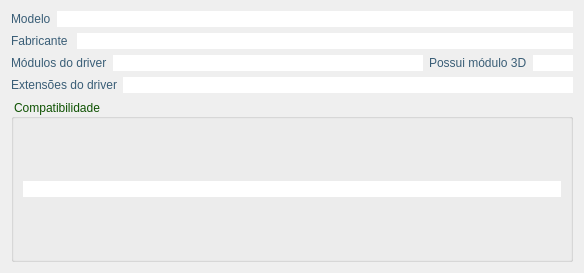
<?xml version="1.0" encoding="UTF-8"?>
<ui version="4.0">
 <class>videoFrame</class>
 <widget class="QFrame" name="videoFrame">
  <property name="geometry">
   <rect>
    <x>0</x>
    <y>0</y>
    <width>584</width>
    <height>273</height>
   </rect>
  </property>
  <property name="windowTitle">
   <string>Frame</string>
  </property>
  <property name="frameShape">
   <enum>QFrame::NoFrame</enum>
  </property>
  <property name="frameShadow">
   <enum>QFrame::Plain</enum>
  </property>
  <property name="lineWidth">
   <number>0</number>
  </property>
  <layout class="QVBoxLayout" name="frameVerticalLayout">
   <item>
    <layout class="QHBoxLayout" name="horizontalLayout">
     <property name="sizeConstraint">
      <enum>QLayout::SetDefaultConstraint</enum>
     </property>
     <item>
      <widget class="QLabel" name="productLabel">
       <property name="styleSheet">
        <string notr="true">color: rgb(57, 93, 118);</string>
       </property>
       <property name="text">
        <string>Modelo</string>
       </property>
      </widget>
     </item>
     <item>
      <widget class="QLineEdit" name="productLineEdit">
       <property name="styleSheet">
        <string notr="true">color: rgb(0, 0, 0);
background-image: url(:/ldc_white_bckg/ldc_white_bckg.png);</string>
       </property>
       <property name="text">
        <string/>
       </property>
       <property name="frame">
        <bool>false</bool>
       </property>
       <property name="cursorPosition">
        <number>0</number>
       </property>
       <property name="readOnly">
        <bool>true</bool>
       </property>
      </widget>
     </item>
    </layout>
   </item>
   <item>
    <layout class="QHBoxLayout" name="horizontalLayout_2">
     <item>
      <widget class="QLabel" name="vendorLabel">
       <property name="styleSheet">
        <string notr="true">color: rgb(57, 93, 118);</string>
       </property>
       <property name="text">
        <string>Fabricante </string>
       </property>
      </widget>
     </item>
     <item>
      <widget class="QLineEdit" name="vendorLineEdit">
       <property name="styleSheet">
        <string notr="true">color: rgb(0, 0, 0);
background-image: url(:/ldc_white_bckg/ldc_white_bckg.png);</string>
       </property>
       <property name="text">
        <string/>
       </property>
       <property name="frame">
        <bool>false</bool>
       </property>
       <property name="cursorPosition">
        <number>0</number>
       </property>
       <property name="readOnly">
        <bool>true</bool>
       </property>
      </widget>
     </item>
    </layout>
   </item>
   <item>
    <layout class="QHBoxLayout" name="horizontalLayout_5">
     <item>
      <widget class="QLabel" name="driverModulesLabel">
       <property name="styleSheet">
        <string notr="true">color: rgb(57, 93, 118);</string>
       </property>
       <property name="text">
        <string>Módulos do driver</string>
       </property>
      </widget>
     </item>
     <item>
      <widget class="QLineEdit" name="driverModulesLineEdit">
       <property name="styleSheet">
        <string>color: rgb(0, 0, 0);
background-image: url(:/ldc_white_bckg/ldc_white_bckg.png);</string>
       </property>
       <property name="frame">
        <bool>false</bool>
       </property>
      </widget>
     </item>
     <item>
      <widget class="QLabel" name="Module3DLabel">
       <property name="styleSheet">
        <string notr="true">color: rgb(57, 93, 118);</string>
       </property>
       <property name="text">
        <string>Possui módulo 3D</string>
       </property>
      </widget>
     </item>
     <item>
      <widget class="QLineEdit" name="Module3DLineEdit">
       <property name="minimumSize">
        <size>
         <width>30</width>
         <height>0</height>
        </size>
       </property>
       <property name="maximumSize">
        <size>
         <width>40</width>
         <height>16777215</height>
        </size>
       </property>
       <property name="styleSheet">
        <string notr="true">color: rgb(0, 0, 0);
background-image: url(:/ldc_white_bckg/ldc_white_bckg.png);</string>
       </property>
       <property name="text">
        <string/>
       </property>
       <property name="frame">
        <bool>false</bool>
       </property>
       <property name="cursorPosition">
        <number>0</number>
       </property>
       <property name="readOnly">
        <bool>true</bool>
       </property>
      </widget>
     </item>
    </layout>
   </item>
   <item>
    <layout class="QHBoxLayout" name="horizontalLayout_3">
     <item>
      <widget class="QLabel" name="extDriverLabel">
       <property name="styleSheet">
        <string notr="true">color: rgb(57, 93, 118);</string>
       </property>
       <property name="text">
        <string>Extensões do driver</string>
       </property>
      </widget>
     </item>
     <item>
      <widget class="QLineEdit" name="extDriverLineEdit">
       <property name="styleSheet">
        <string notr="true">color: rgb(0, 0, 0);
background-image: url(:/ldc_white_bckg/ldc_white_bckg.png);</string>
       </property>
       <property name="text">
        <string/>
       </property>
       <property name="frame">
        <bool>false</bool>
       </property>
       <property name="cursorPosition">
        <number>0</number>
       </property>
       <property name="readOnly">
        <bool>true</bool>
       </property>
      </widget>
     </item>
    </layout>
   </item>
   <item>
    <widget class="QGroupBox" name="compatGroupBox">
     <property name="sizePolicy">
      <sizepolicy hsizetype="Preferred" vsizetype="Preferred">
       <horstretch>0</horstretch>
       <verstretch>0</verstretch>
      </sizepolicy>
     </property>
     <property name="styleSheet">
      <string notr="true">color: rgb(15, 82, 2);</string>
     </property>
     <property name="title">
      <string>Compatibilidade</string>
     </property>
     <layout class="QVBoxLayout" name="verticalLayout">
      <item>
       <widget class="QLineEdit" name="compatMsgLineEdit">
        <property name="styleSheet">
         <string notr="true">color: rgb(0, 0, 0);
background-image: url(:/ldc_white_bckg/ldc_white_bckg.png);</string>
        </property>
        <property name="text">
         <string/>
        </property>
        <property name="frame">
         <bool>false</bool>
        </property>
        <property name="cursorPosition">
         <number>0</number>
        </property>
        <property name="readOnly">
         <bool>true</bool>
        </property>
       </widget>
      </item>
     </layout>
    </widget>
   </item>
  </layout>
 </widget>
 <resources>
  <include location="../../gui/resources/ldc_resources.qrc"/>
 </resources>
 <connections/>
</ui>
